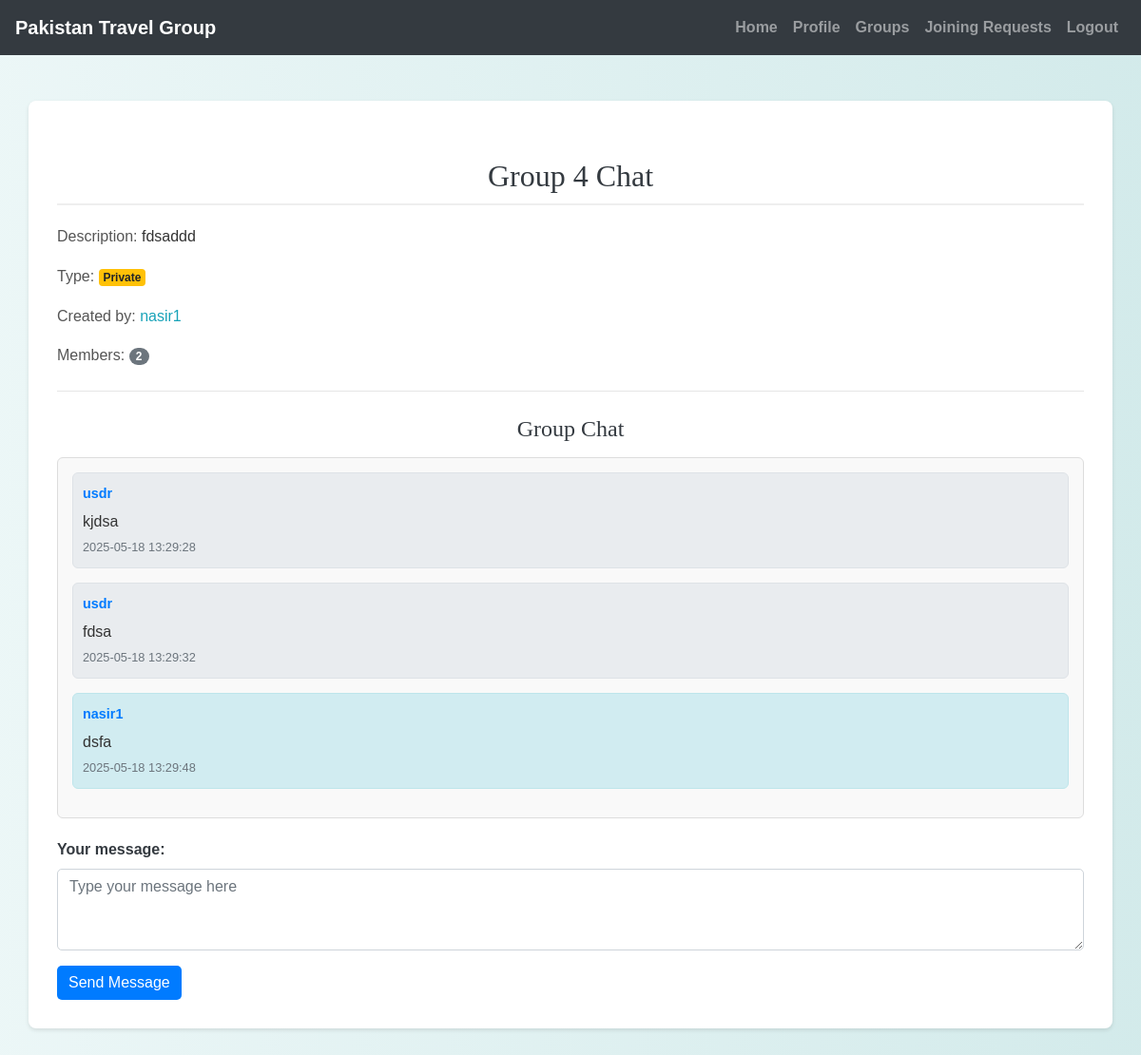
/chat.php?group_id=4 (signed in), run on the app's committed database.
### tables this page shows
CREATE TABLE `groups` (
  `id` int(11) NOT NULL,
  `name` varchar(100) NOT NULL,
  `image` varchar(255) DEFAULT NULL,
  `description` text DEFAULT NULL,
  `type` enum('public','private') DEFAULT 'public',
  `created_by` int(11) NOT NULL,
  `created_at` timestamp NOT NULL DEFAULT current_timestamp()
);

CREATE TABLE `users` (
  `id` int(11) NOT NULL,
  `username` varchar(50) NOT NULL,
  `password` varchar(255) NOT NULL,
  `email` varchar(100) NOT NULL,
  `phone` varchar(20) NOT NULL,
  `age` int(11) DEFAULT NULL,
  `full_name` varchar(255) NOT NULL,
  `bio` text DEFAULT NULL,
  `created_at` datetime DEFAULT current_timestamp(),
  `status` enum('pending','approved','rejected') NOT NULL DEFAULT 'pending'
);

CREATE TABLE `group_chats` (
  `id` int(11) NOT NULL,
  `group_id` int(11) NOT NULL,
  `user_id` int(11) NOT NULL,
  `message` text NOT NULL,
  `sent_at` timestamp NOT NULL DEFAULT current_timestamp()
);

### chat.php (the view, shortened to what this page needs)
<?php
include('config.php');
$user_id = $_SESSION['id'];
$group_id = intval($_GET['group_id']);
$sql_group = "
    SELECT g.*, u.username AS creator_username
    FROM groups g
    JOIN users u ON g.created_by = u.id
    WHERE g.id = ?
";
$stmt = $conn->prepare($sql_group);
$stmt->bind_param("i", $group_id);
$stmt->execute();
$result = $stmt->get_result();
$group = $result->fetch_assoc();
$sql_count_members = "SELECT COUNT(*) AS total_members FROM group_members WHERE group_id = ?";
$stmt = $conn->prepare($sql_count_members);
$stmt->bind_param("i", $group_id);
$stmt->execute();
$stmt->bind_result($total_members);
$sql_messages = "
    SELECT gc.*, u.username
    FROM group_chats gc
    JOIN users u ON gc.user_id = u.id
    WHERE gc.group_id = ?
    ORDER BY gc.sent_at ASC
";
$stmt = $conn->prepare($sql_messages);
$stmt->bind_param("i", $group_id);
$stmt->execute();
$messages_result = $stmt->get_result();
?>
<!DOCTYPE html>
<html lang="en">
<head>
    <link rel="stylesheet" href="https://maxcdn.bootstrapcdn.com/bootstrap/4.5.2/css/bootstrap.min.css" />
    <link rel="stylesheet" href="./css/style.css" />
</head>
<body>
<?php include('navbar.php'); ?>
<div class="container mt-5">
    <h2><?php echo htmlspecialchars($group['name']); ?> Chat</h2>
    <p><strong>Description:</strong> <?php echo nl2br(htmlspecialchars($group['description'])); ?></p>
    <p><strong>Type:</strong> <span class="badge badge-<?php echo ($group['type'] === 'public' ? 'success' : 'warning'); ?>"><?php echo ucfirst($group['type']); ?></span></p>
    <p><strong>Created by:</strong> <span class="text-info"><?php echo htmlspecialchars($group['creator_username']); ?></span></p>
    <p><strong>Members:</strong> <span class="badge badge-pill badge-secondary"><?php echo $total_members; ?></span></p>
    <hr class="my-4" />
    <h4>Group Chat</h4>
    <div class="chat-container" id="chat-box">
        <?php if ($messages_result->num_rows === 0): ?>
            <p class="text-muted">No messages yet. Be the first to say something!</p>
        <?php else: ?>
            <?php while ($msg = $messages_result->fetch_assoc()): ?>
                <div class="chat-message <?php echo ($msg['user_id'] == $user_id) ? 'my-message' : ''; ?>">
                    <div class="chat-username"><?php echo htmlspecialchars($msg['username']); ?></div>
                    <div class="chat-text"><?php echo nl2br(htmlspecialchars($msg['message'])); ?></div>
                    <div class="chat-time text-muted small"><?php echo date('Y-m-d H:i:s', strtotime($msg['sent_at'])); ?></div>
                </div>
            <?php endwhile; ?>
        <?php endif; ?>
    </div>
    <form method="post" class="mt-3">
        <div class="form-group">
            <label for="message">Your message:</label>
            <textarea name="message" id="message" class="form-control" rows="3" placeholder="Type your message here" required></textarea>
        </div>
        <button type="submit" class="btn btn-primary">Send Message</button>
    </form>
</div>
</body>
</html>

### css/style.css (style rules this page uses)
body { background: linear-gradient(90deg, rgba(233, 246, 246, 0.831), rgba(207, 233, 233, 0.9)); font-family: 'Arial', sans-serif; color: #333; line-height: 1.6; }
h1, h2, h3, h4 { text-align: center; margin-top: 30px; margin-bottom: 30px; font-family: 'Georgia', serif; }
.container { margin-bottom: 40px; }
.btn-primary { color: #fff; border: none; border-radius: 5px; cursor: pointer; transition: background-color 0.3s ease; }

### chat.php (style rules this page uses)
body { background-color: #f8f9fa; }
.container { background-color: #fff; padding: 30px; margin-top: 30px; border-radius: 8px; box-shadow: 0 2px 4px rgba(0, 0, 0, 0.1); }
h2 { color: #343a40; margin-bottom: 20px; border-bottom: 2px solid #eee; padding-bottom: 10px; }
h4 { color: #343a40; margin-top: 25px; margin-bottom: 15px; }
p strong { font-weight: 500; color: #555; }
.chat-container { max-height: 400px; overflow-y: auto; border: 1px solid #ddd; padding: 15px; background-color: #f9f9f9; border-radius: 6px; margin-bottom: 20px; }
.chat-message { margin-bottom: 15px; padding: 10px; border-radius: 6px; background-color: #e9ecef; border: 1px solid #dee2e6; }
.my-message { background-color: #d1ecf1; border-color: #bee5eb; }
.chat-username { font-weight: bold; color: #007bff; margin-bottom: 5px; font-size: 0.9rem; }
.chat-time { font-size: 0.8em; color: #6c757d; margin-top: 5px; }
.form-group label { font-weight: bold; color: #343a40; }
.form-control { border-radius: 5px; }
.btn-primary { background-color: #007bff; border-color: #007bff; transition: background-color 0.3s ease; }

### data on the page
groups: name "Group 4", description "fdsaddd", type "Private", created_by.username "nasir1"
group_chats: user.username "usdr", message "kjdsa", sent_at "2025-05-18 13:29:28"
group_chats: user.username "usdr", message "fdsa", sent_at "2025-05-18 13:29:32"
group_chats: user.username "nasir1", message "dsfa", sent_at "2025-05-18 13:29:48"

### other printed values
$total_members "2"
